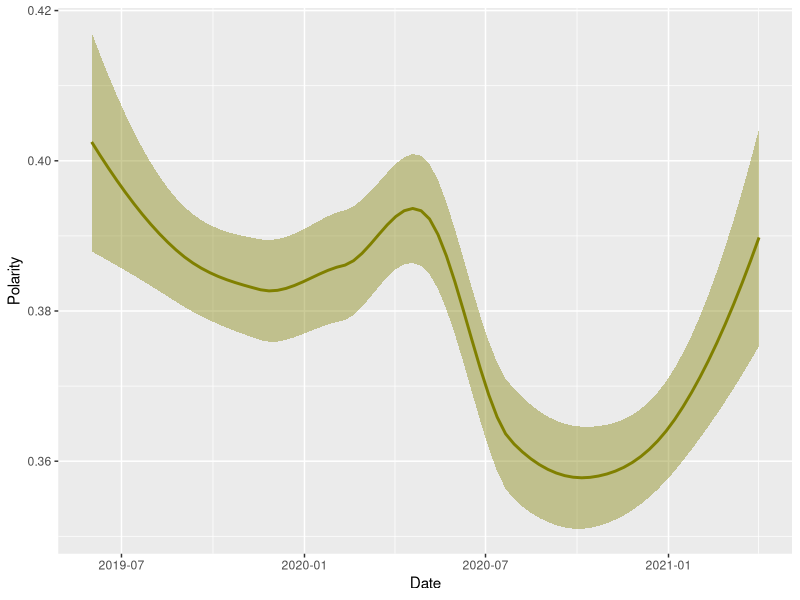

R code for this plot:
library(readxl)
library(ggplot2)
library(tidyr)
library(dplyr)
mood_of_twitter <- read_excel("mood_of_twitter_revised.xlsx")
#View(mood_of_twitter)
#Setting the data
data_sentiment<-mood_of_twitter
colors<-data.frame("#FF0000","#32CD32","#000000", "#d1dd4a","#0000FF","#2243B6","#808000")
names(colors)<-c("Anger","Disgust","Fear","Happiness", "Sadness", "Surprise","Polarity")
#Missing Dates 
d <- as.Date(data_sentiment$Date)
date_range <- seq(min(d), max(d), by = 1) 
missing_dates<- date_range[!date_range %in% d] 
#Plot timeline data series with smoothing  
p <- ggplot(data = data_sentiment , aes(x = Date, y = Polarity))  
      geom_line(color = colors$Polarity, size = 1)
p + stat_smooth(color = colors$Polarity, fill = colors$Polarity,method = "loess")
  